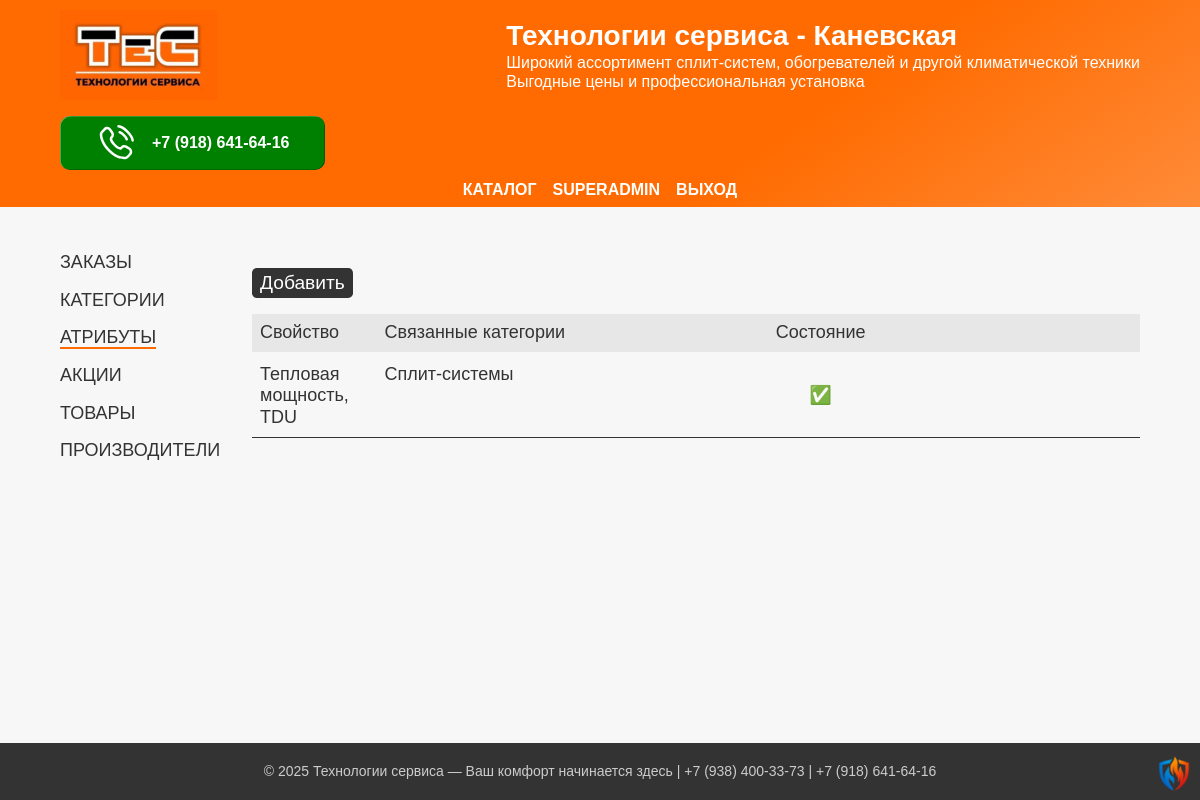
Before: /admin/custom_fields (signed in) with the older database file.
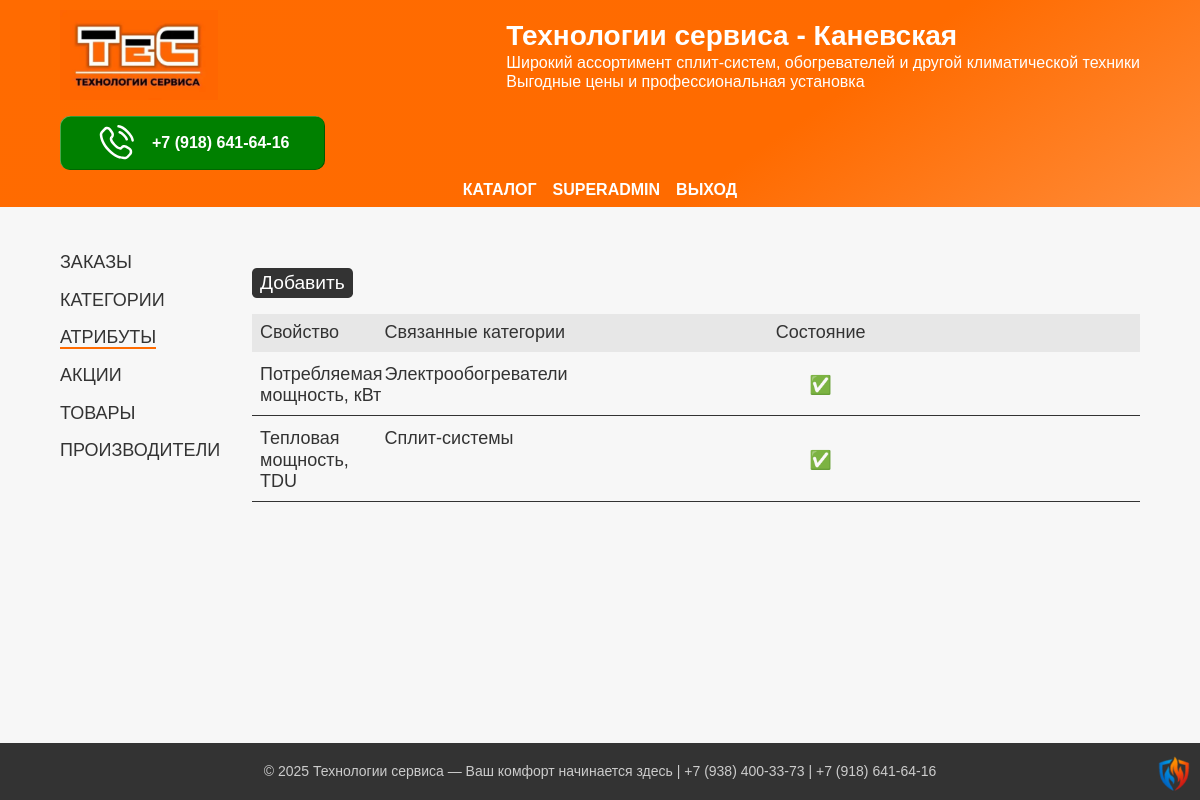
After: the same page with the newer database file.
### app/models.py (models this page shows, shortened)
class CustomFields(db.Model):
    __tablename__ = 'customfields'
    id = db.Column(db.Integer, primary_key=True)
    name = db.Column(db.Text, nullable=True)
    active = db.Column(db.Boolean, default=True)

class Category(db.Model):
    __tablename__ = 'categories'
    id = db.Column(db.Integer, primary_key=True)
    name = db.Column(db.String(64), nullable=False, unique=True)
    description = db.Column(db.Text, nullable=True)
    active = db.Column(db.Boolean, default=True)
    fields = db.relationship('CustomFields', secondary=custom_field_category, backref=db.backref('category', lazy='dynamic'))
    image_path = db.Column(db.String(255), nullable=True)
    products = db.relationship('Product', backref='category', lazy=True)

### app/blueprints/admin/routes.py (the view, shortened to what this page needs)
@admin_bp.route("/custom_fields", methods=["GET", "POST"])
@login_required
def custom_fields():
    custom_fields_all = CustomFields.query.order_by(CustomFields.name).all()
    for f in custom_fields_all:
        f.categories = [d.name for d in f.category.all()]
    form = CustomFieldsForm()
    return render_template('./admin/custom_fields.html',
                           title="Пользовательские поля категорий",
                           all_fields=custom_fields_all,
                           form=form)

### app/templates/admin/custom_fields.html (shortened to what this page needs)
{% extends "./admin/private.html" %}
{% block article %}
    <div class="cat-menu">
        <button class="cat-btn grey-btn" type="button" onclick="overlayMenu.showModal()">Добавить</button>
    </div>
    <div class="table">
        <header class="table-header categories-header">
            <div class="cat-name">Свойство</div>
            <div class="cat-description">Связанные категории</div>
            <div class="cat-status">Состояние</div>
        </header>
    {% for field in all_fields %}
        <a class="table-row categories-row" href="{{ url_for('admin.custom_field', name=field.name) }}">
            <div class="cat-name">{{ field.name }}</div>
            <div class="cat-description">
                {% if field.categories %}
                    <ul>
                        {% for field in field.categories %}
                            <li>{{field}}</li>
                        {% endfor %}
                    </ul>
                {% endif %}
            </div>
            <div class="cat-status">{{ "✅" if field.active else "❌" }}</div>
        </a>
    {% endfor %}
    </div>
{% endblock %}

Changed rows visible on the page:
added CustomFields: name "Потребляемая мощность, кВт", active "✅"
added Category: name "Электрообогреватели", shown under "Потребляемая мощность, кВт"
